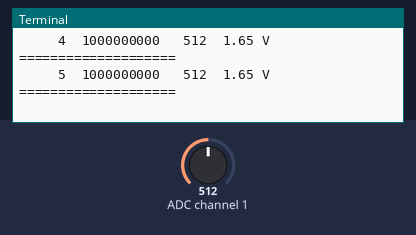
Simulated run of this program. Board: Raspberry Pi (BCM pin numbers). Shown: the last lines printed to the terminal. Inputs (shaded band) come from the test bench; at power-on: ADC channel 1 = 512 (analog values on the 0–1023 scale).

Above: at 1.2 s.
1.3 s: ADC channel 1 set to 716
At 1.56 s:
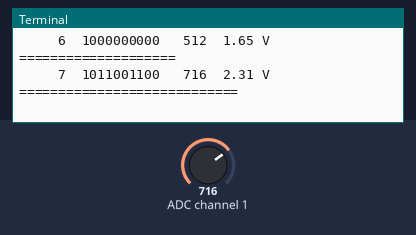
3.1 s: ADC channel 1 set to 900
At 3.17 s:
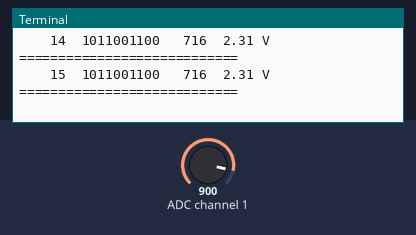
4.9 s: ADC channel 1 set to 1023
At 4.98 s:
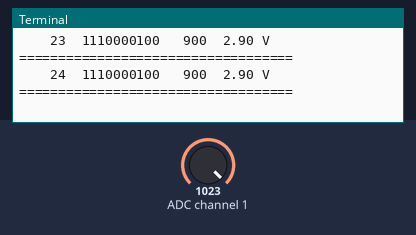
6.7 s: ADC channel 1 set to 511
At 6.79 s:
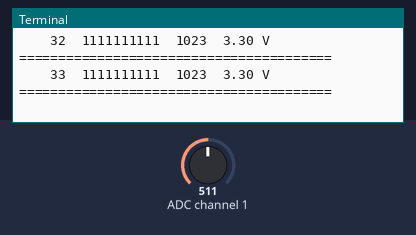
8.5 s: ADC channel 1 set to 306
At 8.59 s:
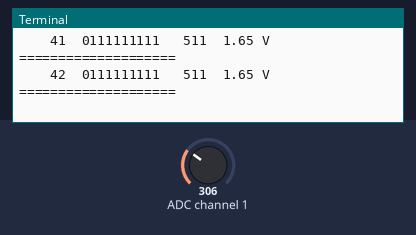
10.3 s: ADC channel 1 set to 122
At 10.4 s:
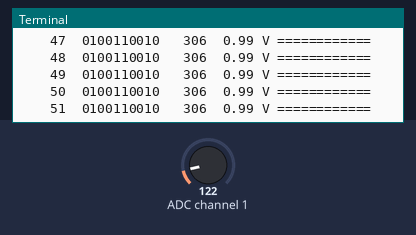

Measured:
- after the input at 1.3 s, the terminal: prints a new line after 0.11 s (image 1)

The program:

spi.py
```python
#!/usr/bin/env python
# -*- coding: utf-8 -*-

"""
Object interface for MCP3008 A/D converter using bit-banged SPI
"""

__author__ = 'Luciano Ramalho'

import time
import os
import atexit
import RPi.GPIO as GPIO

# make sure GPIO.cleanup will be called when script exits
atexit.register(GPIO.cleanup)

class Mcp3008(object):
    def __init__(self, spi_clock, spi_miso, spi_mosi, spi_cs):
        self.clock = spi_clock
        self.miso = spi_miso
        self.mosi = spi_mosi
        self.cs = spi_cs
        GPIO.setmode(GPIO.BCM)
        for port in [self.clock, self.mosi, self.cs]:
            GPIO.setup(port, GPIO.OUT)
        GPIO.setup(self.miso, GPIO.IN)

    def read(self, channel):
        assert 0 <= channel <= 7, 'channel must be 0...7'
        GPIO.output(self.cs, True)
        GPIO.output(self.clock, False)
        GPIO.output(self.cs, False)
        cmd = channel
        cmd |= 0x18  # start bit + "single-ended" config bit
        cmd <<= 3    # discard 3 bits; we need just 5
        for i in range(5):
            GPIO.output(self.mosi, cmd & 0x80)
            cmd <<= 1
            GPIO.output(self.clock, True)
            GPIO.output(self.clock, False)

        res = 0
        # read null bit plus 10 bits for ADC value
        for i in range(11):
            GPIO.output(self.clock, True)
            GPIO.output(self.clock, False)
            res <<= 1
            if (GPIO.input(self.miso)):
                res |= 0x1

        GPIO.output(self.cs, True)
        return res

def test():
    # select pins for SPI
    SPI_CLK = 18
    SPI_MISO = 23
    SPI_MOSI = 24
    SPI_CS = 25
    ad_chip = Mcp3008(SPI_CLK, SPI_MISO, SPI_MOSI, SPI_CS)
    count = 0
    display = '{0:6d}  {1:010b}  {1:4}  {2:3.2f} V {3}'
    while True:
        res = ad_chip.read(1)
        volts = float(res)/1023 * 3.3
        ticks = int(round(float(res)/1023*40))*'='
        print display.format(count, res, volts, ticks)
        time.sleep(.2)
        count += 1

if __name__=='__main__':
    test()
```
